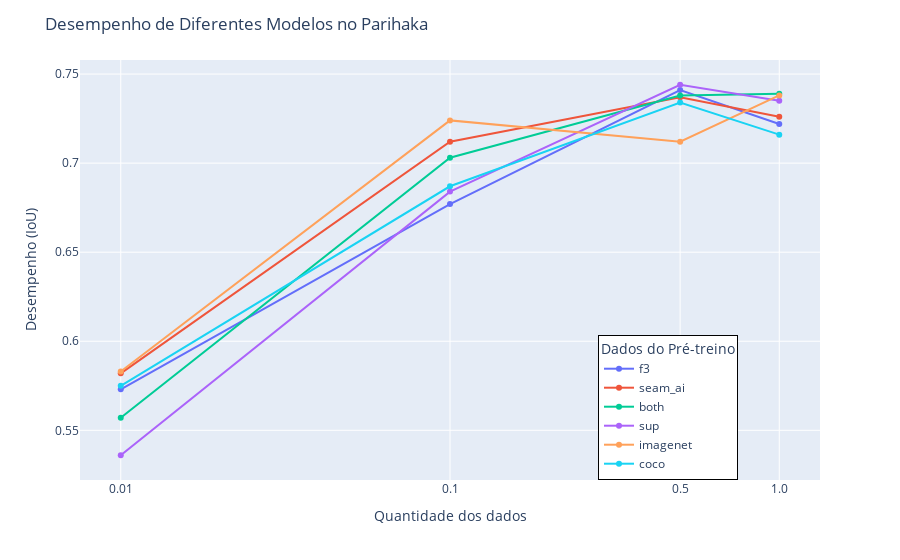

The code cell stored with this chart in its notebook:
### Code cell
import pandas as pd
import plotly.express as px

df = pd.read_csv(file_path_2)

df.rename(columns={df.columns[0]: 'treino_parihaka'}, inplace=True)

df['treino_parihaka'] = df['treino_parihaka'].astype(float)

fig = px.line(df, x='treino_parihaka', y=df.columns[1:], markers=True)

fig.update_layout(
    title='Desempenho de Diferentes Modelos no Parihaka',
    # title={
    #     'text': 'Desempenho de Diferentes Modelos no F3',
    #     'y':0.94,
    #     'x':0.5,
    #     'xanchor': 'center',
    #     'yanchor': 'top'
    # },
    xaxis_title='Quantidade dos dados',
    yaxis_title='Desempenho (IoU)',
    legend_title='Dados do Pré-treino',
    xaxis_type='log',  # Definir o eixo x como logarítmico
    xaxis=dict(
        tickmode='array',
        tickvals=df['treino_parihaka'],  # Usar os valores da coluna como ticks
        ticktext=[str(v) for v in df['treino_parihaka']]  # Texto dos ticks como strings dos valores
    ),
    legend=dict(
        x=0.7,  # Posição x da legenda (0 = esquerda, 1 = direita)
        y=0,  # Posição y da legenda (0 = baixo, 1 = cima)
        traceorder='normal',
        bgcolor='rgba(255, 255, 255, 1)',  # Fundo da legenda com transparência
        bordercolor='Black',
        borderwidth=1
    )
)
fig.write_image("grafico_modelos_parihaka.png")
fig.show()

### Figure 1 — Plotly figure (JSON) as saved in the notebook; plotly's stock layout.template omitted (floating-point values rounded to 4 significant figures)
{"data": [{"hovertemplate": "variable=f3<br>treino_parihaka=%{x}<br>value=%{y}<extra></extra>", "legendgroup": "f3", "line": {"color": "#636efa", "dash": "solid"}, "marker": {"symbol": "circle"}, "mode": "lines+markers", "name": "f3", "orientation": "v", "showlegend": true, "type": "scatter", "x": [0.01, 0.1, 0.5, 1], "xaxis": "x", "y": [0.573, 0.677, 0.741, 0.722], "yaxis": "y"}, {"hovertemplate": "variable=seam_ai<br>treino_parihaka=%{x}<br>value=%{y}<extra></extra>", "legendgroup": "seam_ai", "line": {"color": "#EF553B", "dash": "solid"}, "marker": {"symbol": "circle"}, "mode": "lines+markers", "name": "seam_ai", "orientation": "v", "showlegend": true, "type": "scatter", "x": [0.01, 0.1, 0.5, 1], "xaxis": "x", "y": [0.582, 0.712, 0.737, 0.726], "yaxis": "y"}, {"hovertemplate": "variable=both<br>treino_parihaka=%{x}<br>value=%{y}<extra></extra>", "legendgroup": "both", "line": {"color": "#00cc96", "dash": "solid"}, "marker": {"symbol": "circle"}, "mode": "lines+markers", "name": "both", "orientation": "v", "showlegend": true, "type": "scatter", "x": [0.01, 0.1, 0.5, 1], "xaxis": "x", "y": [0.557, 0.703, 0.738, 0.739], "yaxis": "y"}, {"hovertemplate": "variable=sup<br>treino_parihaka=%{x}<br>value=%{y}<extra></extra>", "legendgroup": "sup", "line": {"color": "#ab63fa", "dash": "solid"}, "marker": {"symbol": "circle"}, "mode": "lines+markers", "name": "sup", "orientation": "v", "showlegend": true, "type": "scatter", "x": [0.01, 0.1, 0.5, 1], "xaxis": "x", "y": [0.536, 0.684, 0.744, 0.735], "yaxis": "y"}, {"hovertemplate": "variable=imagenet<br>treino_parihaka=%{x}<br>value=%{y}<extra></extra>", "legendgroup": "imagenet", "line": {"color": "#FFA15A", "dash": "solid"}, "marker": {"symbol": "circle"}, "mode": "lines+markers", "name": "imagenet", "orientation": "v", "showlegend": true, "type": "scatter", "x": [0.01, 0.1, 0.5, 1], "xaxis": "x", "y": [0.583, 0.724, 0.712, 0.738], "yaxis": "y"}, {"hovertemplate": "variable=coco<br>treino_parihaka=%{x}<br>value=%{y}<extra></extra>", "legendgroup": "coco", "line": {"color": "#19d3f3", "dash": "solid"}, "marker": {"symbol": "circle"}, "mode": "lines+markers", "name": "coco", "orientation": "v", "showlegend": true, "type": "scatter", "x": [0.01, 0.1, 0.5, 1], "xaxis": "x", "y": [0.575, 0.687, 0.734, 0.716], "yaxis": "y"}], "layout": {"legend": {"bgcolor": "rgba(255, 255, 255, 1)", "bordercolor": "Black", "borderwidth": 1, "title": {"text": "Dados do Pré-treino"}, "tracegroupgap": 0, "traceorder": "normal", "x": 0.7, "y": 0}, "margin": {"t": 60}, "title": {"text": "Desempenho de Diferentes Modelos no Parihaka"}, "xaxis": {"anchor": "y", "domain": [0, 1], "tickmode": "array", "ticktext": ["0.01", "0.1", "0.5", "1.0"], "tickvals": [0.01, 0.1, 0.5, 1], "title": {"text": "Quantidade dos dados"}, "type": "log"}, "yaxis": {"anchor": "x", "domain": [0, 1], "title": {"text": "Desempenho (IoU)"}}}}
